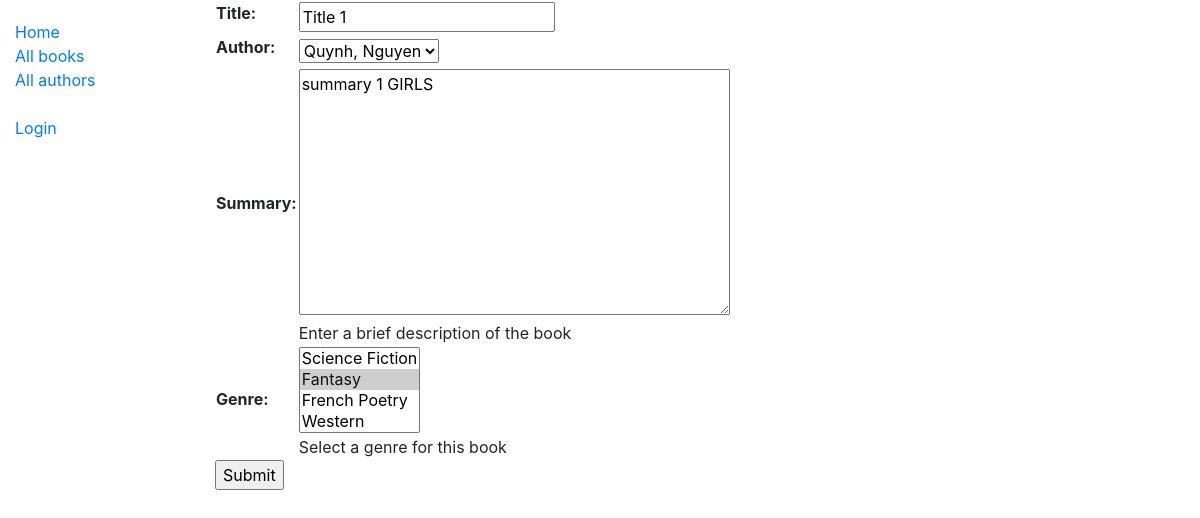
The app's page /catalog/book/1/update/, older data.
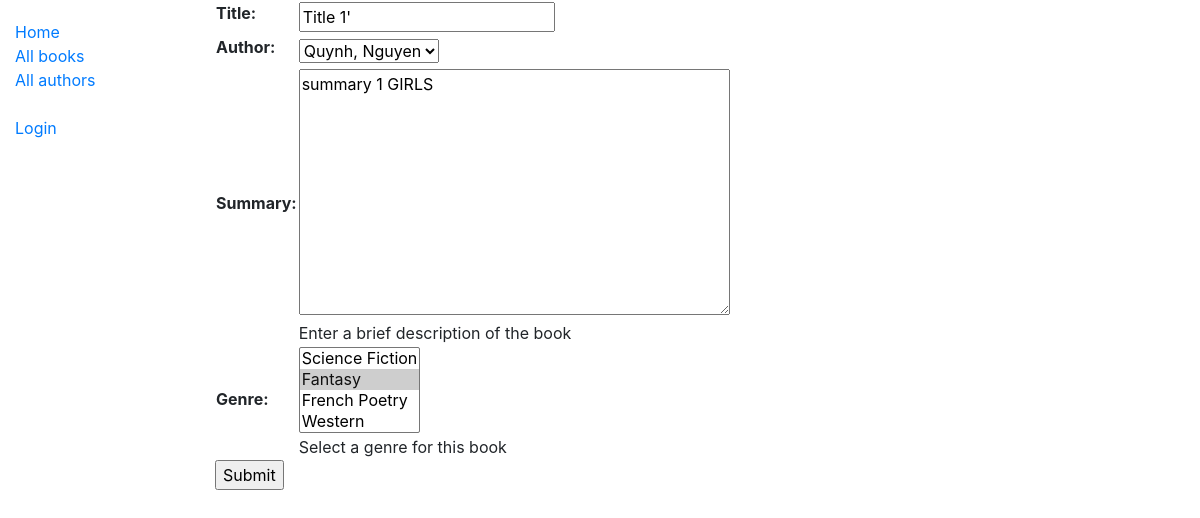
The same page, newer data.
### catalog/models.py (models this page shows, shortened)
class Book(models.Model):
    title = models.CharField(max_length=200)
    author = models.ForeignKey("Author", on_delete=models.SET_NULL, null=True)
    summary = models.TextField(
        max_length=1000, help_text="Enter a brief description of the book"
    )
    isbn = models.CharField(
        "ISBN",
        max_length=13,
        help_text='13 Character <a href="https://www.isbn-international.org/content/what-isbn">ISBN number</a>',
    )
    genre = models.ManyToManyField(Genre, help_text="Select a genre for this book")
    def display_genre(self):
        """Create a string for the Genre. This is required to display genre in Admin."""
        return ", ".join(genre.name for genre in self.genre.all()[:3])
    display_genre.short_description = "Genre"

### catalog/views.py (the view)
# urls.py: path('book/<int:pk>/update/', views.BookUpdate.as_view(), name='book_update'),
class BookUpdate(UpdateView):
    model = Book
    fields = ['title', 'author', 'summary', 'genre']

### catalog/models.py (called while the page is built)
    def __str__(self):
        return self.name

    def __str__(self):
        return f"{self.last_name}, {self.first_name}"

### catalog/templates/catalog/book_form.html (shortened to what this page needs)
{% extends "base_generic.html" %}
{% block content %}
  <form action="" method="post">
    <table>
    {{ form.as_table }}
    </table>
    <input type="submit" value="Submit">
  </form>
{% endblock %}

Row changes from the older to the newer data that the page shows:
changed Book "Quynh, Nguyen": title "Title 1" → "Title 1'"
